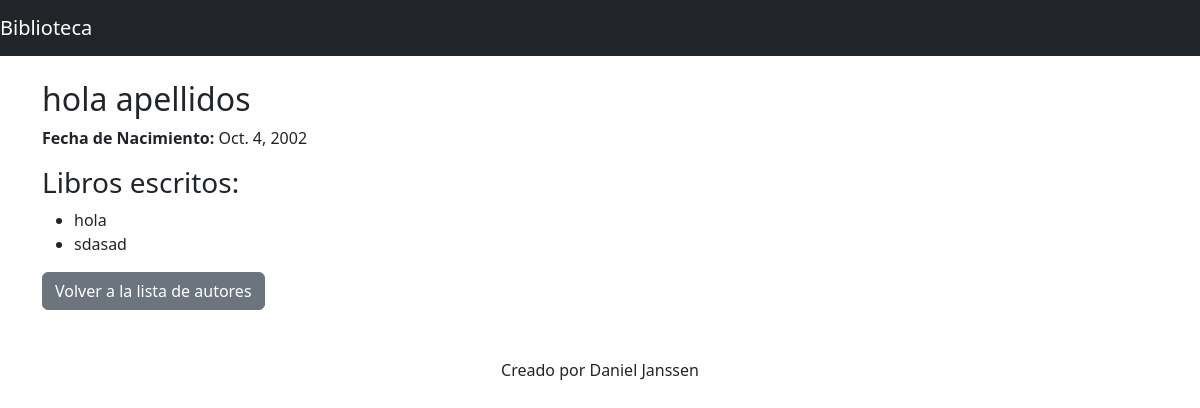
The app's page /authors/1/ with its own data.
### library/models.py (models this page shows, shortened)
class Author(models.Model):
    first_name = models.CharField(max_length=100)
    last_name = models.CharField(max_length=100)
    birth_date = models.DateField()

class Book(models.Model):
    title = models.CharField(max_length=200)
    publication_date = models.DateField()
    editorial = models.ForeignKey(Editorial, on_delete=models.CASCADE)  # Asegurar que se llame "editorial"
    authors = models.ManyToManyField('Author')

### library/views.py (the view)
# urls.py: path('authors/<int:id>/', views.author_detail, name='author_detail'),
def author_detail(request, id):
    author = get_object_or_404(Author, id=id)
    books = author.book_set.all()
    return render(request, 'library/author_detail.html', {'author': author, 'books': books})

### library/templates/library/author_detail.html (shortened to what this page needs)
{% extends 'library/base.html' %}
{% block content %}
<h2>{{ author.first_name }} {{ author.last_name }}</h2>
<p><strong>Fecha de Nacimiento:</strong> {{ author.birth_date }}</p>
<h3>Libros escritos:</h3>
<ul>
    {% for book in books %}
        <li>{{ book.title }}</li>
    {% empty %}
        <p>Este autor no tiene libros registrados.</p>
    {% endfor %}
</ul>
<a href="{% url 'author_list' %}" class="btn btn-secondary">Volver a la lista de autores</a>
{% endblock %}

### records on screen
Author: first_name "hola", last_name "apellidos", birth_date "Oct. 4, 2002"
Book: title "hola"
Book: title "sdasad"
